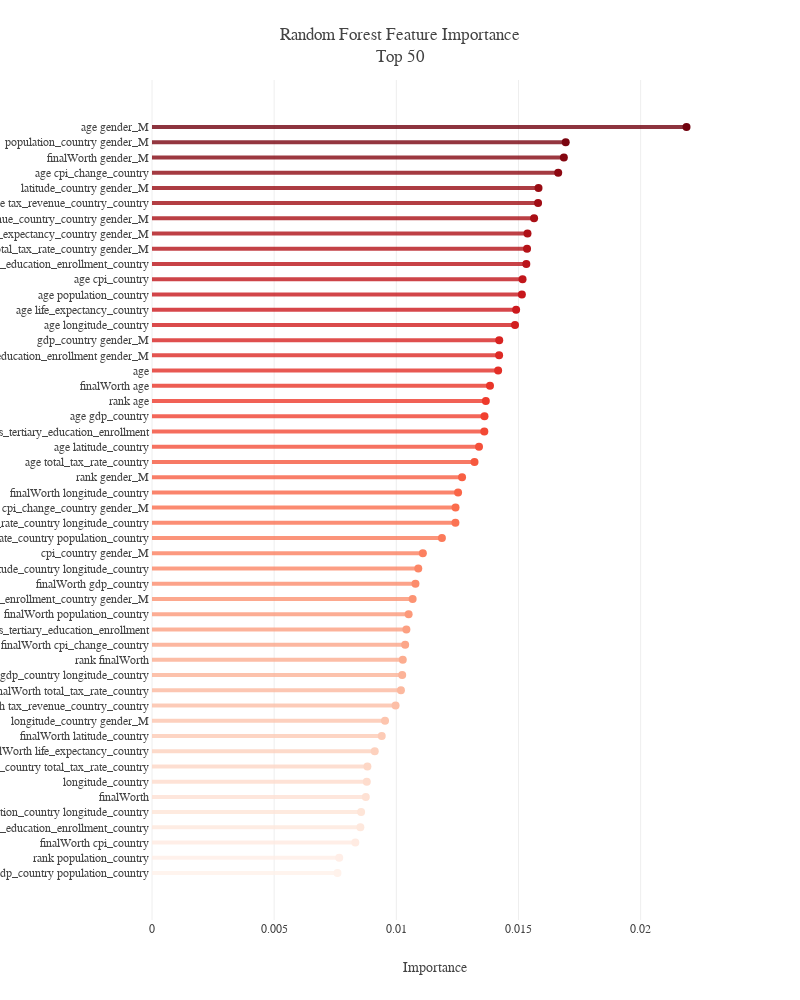

Here is the notebook cell this chart was saved with:
### Code cell
# top 50 important features

ft_importance=pd.DataFrame(index=X_pf.columns)
ft_importance['feature_importances']=best_model.feature_importances_  
ft_importance=ft_importance.feature_importances.nlargest(50).sort_values(ascending=True)

pal=sns.color_palette("Reds_r", 50).as_hex()
fig=go.Figure()
for i in range(len(ft_importance.index)):
    fig.add_shape(dict(type="line", y0=i, y1=i, x0=0, x1=ft_importance[i], 
                       line_color=pal[::-1][i],opacity=0.8,line_width=4))
fig.add_trace(go.Scatter(x=ft_importance, y=ft_importance.index, mode='markers', 
                         marker_color=pal[::-1], marker_size=8,
                         hovertemplate='%{y} Importance = %{x:.0f}<extra></extra>'))
fig.update_layout(template=temp,title='Random Forest Feature Importance<br>Top 50', 
                  margin=dict(l=150,t=80),
                  xaxis=dict(title='Importance', zeroline=False),
                  yaxis_showgrid=False, height=1000, width=800)
fig.show()

### Figure 1 — Plotly figure (JSON) as saved in the notebook; plotly's stock layout.template omitted (floating-point values rounded to 4 significant figures)
{"data": [{"hovertemplate": "%{y} Importance = %{x:.0f}<extra></extra>", "marker": {"color": ["#fff2eb", "#ffeee7", "#ffebe2", "#fee8dd", "#fee5d8", "#fee1d4", "#fedccd", "#fdd7c6", "#fdd1be", "#fdcbb6", "#fdc5ae", "#fcbfa7", "#fcb99f", "#fcb398", "#fcad90", "#fca689", "#fca082", "#fc997a", "#fc9373", "#fc8d6d", "#fc8666", "#fc8060", "#fb7a5a", "#fb7353", "#fb6d4d", "#fa6648", "#f85f43", "#f6583e", "#f4503a", "#f34935", "#f14130", "#ee3a2c", "#e93529", "#e32f27", "#dd2a25", "#d82422", "#d21f20", "#cc191e", "#c7171c", "#c1161b", "#bb141a", "#b51318", "#af1117", "#a91016", "#a10e15", "#980c13", "#8e0912", "#840711", "#7a0510", "#71020e"], "size": 8}, "mode": "markers", "type": "scatter", "x": [0.007591, 0.007663, 0.008321, 0.008528, 0.008558, 0.00875, 0.00879, 0.008816, 0.009116, 0.009402, 0.009537, 0.009969, 0.01019, 0.01024, 0.01026, 0.01036, 0.01041, 0.0105, 0.01067, 0.01078, 0.0109, 0.01108, 0.01187, 0.01242, 0.01242, 0.01253, 0.01269, 0.0132, 0.01338, 0.0136, 0.01361, 0.01366, 0.01383, 0.01417, 0.01421, 0.01421, 0.01486, 0.0149, 0.01514, 0.01517, 0.01532, 0.01535, 0.01537, 0.01564, 0.0158, 0.01582, 0.01663, 0.01686, 0.01693, 0.02188], "y": ["gdp_country population_country", "rank population_country", "finalWorth cpi_country", "finalWorth gross_primary_education_enrollment_country", "population_country longitude_country", "finalWorth", "longitude_country", "gdp_country total_tax_rate_country", "finalWorth life_expectancy_country", "finalWorth latitude_country", "longitude_country gender_M", "finalWorth tax_revenue_country_country", "finalWorth total_tax_rate_country", "gdp_country longitude_country", "rank finalWorth", "finalWorth cpi_change_country", "finalWorth gross_tertiary_education_enrollment", "finalWorth population_country", "gross_primary_education_enrollment_country gender_M", "finalWorth gdp_country", "latitude_country longitude_country", "cpi_country gender_M", "total_tax_rate_country population_country", "total_tax_rate_country longitude_country", "cpi_change_country gender_M", "finalWorth longitude_country", "rank gender_M", "age total_tax_rate_country", "age latitude_country", "age gross_tertiary_education_enrollment", "age gdp_country", "rank age", "finalWorth age", "age", "gross_tertiary_education_enrollment gender_M", "gdp_country gender_M", "age longitude_country", "age life_expectancy_country", "age population_country", "age cpi_country", "age gross_primary_education_enrollment_country", "total_tax_rate_country gender_M", "life_expectancy_country gender_M", "tax_revenue_country_country gender_M", "age tax_revenue_country_country", "latitude_country gender_M", "age cpi_change_country", "finalWorth gender_M", "population_country gender_M", "age gender_M"]}], "layout": {"height": 1000, "margin": {"l": 150, "t": 80}, "shapes": [{"line": {"color": "#fff2eb", "width": 4}, "opacity": 0.8, "type": "line", "x0": 0, "x1": 0.007591, "y0": 0, "y1": 0}, {"line": {"color": "#ffeee7", "width": 4}, "opacity": 0.8, "type": "line", "x0": 0, "x1": 0.007663, "y0": 1, "y1": 1}, {"line": {"color": "#ffebe2", "width": 4}, "opacity": 0.8, "type": "line", "x0": 0, "x1": 0.008321, "y0": 2, "y1": 2}, {"line": {"color": "#fee8dd", "width": 4}, "opacity": 0.8, "type": "line", "x0": 0, "x1": 0.008528, "y0": 3, "y1": 3}, {"line": {"color": "#fee5d8", "width": 4}, "opacity": 0.8, "type": "line", "x0": 0, "x1": 0.008558, "y0": 4, "y1": 4}, {"line": {"color": "#fee1d4", "width": 4}, "opacity": 0.8, "type": "line", "x0": 0, "x1": 0.00875, "y0": 5, "y1": 5}, {"line": {"color": "#fedccd", "width": 4}, "opacity": 0.8, "type": "line", "x0": 0, "x1": 0.00879, "y0": 6, "y1": 6}, {"line": {"color": "#fdd7c6", "width": 4}, "opacity": 0.8, "type": "line", "x0": 0, "x1": 0.008816, "y0": 7, "y1": 7}, {"line": {"color": "#fdd1be", "width": 4}, "opacity": 0.8, "type": "line", "x0": 0, "x1": 0.009116, "y0": 8, "y1": 8}, {"line": {"color": "#fdcbb6", "width": 4}, "opacity": 0.8, "type": "line", "x0": 0, "x1": 0.009402, "y0": 9, "y1": 9}, {"line": {"color": "#fdc5ae", "width": 4}, "opacity": 0.8, "type": "line", "x0": 0, "x1": 0.009537, "y0": 10, "y1": 10}, {"line": {"color": "#fcbfa7", "width": 4}, "opacity": 0.8, "type": "line", "x0": 0, "x1": 0.009969, "y0": 11, "y1": 11}, {"line": {"color": "#fcb99f", "width": 4}, "opacity": 0.8, "type": "line", "x0": 0, "x1": 0.01019, "y0": 12, "y1": 12}, {"line": {"color": "#fcb398", "width": 4}, "opacity": 0.8, "type": "line", "x0": 0, "x1": 0.01024, "y0": 13, "y1": 13}, {"line": {"color": "#fcad90", "width": 4}, "opacity": 0.8, "type": "line", "x0": 0, "x1": 0.01026, "y0": 14, "y1": 14}, {"line": {"color": "#fca689", "width": 4}, "opacity": 0.8, "type": "line", "x0": 0, "x1": 0.01036, "y0": 15, "y1": 15}, {"line": {"color": "#fca082", "width": 4}, "opacity": 0.8, "type": "line", "x0": 0, "x1": 0.01041, "y0": 16, "y1": 16}, {"line": {"color": "#fc997a", "width": 4}, "opacity": 0.8, "type": "line", "x0": 0, "x1": 0.0105, "y0": 17, "y1": 17}, {"line": {"color": "#fc9373", "width": 4}, "opacity": 0.8, "type": "line", "x0": 0, "x1": 0.01067, "y0": 18, "y1": 18}, {"line": {"color": "#fc8d6d", "width": 4}, "opacity": 0.8, "type": "line", "x0": 0, "x1": 0.01078, "y0": 19, "y1": 19}, {"line": {"color": "#fc8666", "width": 4}, "opacity": 0.8, "type": "line", "x0": 0, "x1": 0.0109, "y0": 20, "y1": 20}, {"line": {"color": "#fc8060", "width": 4}, "opacity": 0.8, "type": "line", "x0": 0, "x1": 0.01108, "y0": 21, "y1": 21}, {"line": {"color": "#fb7a5a", "width": 4}, "opacity": 0.8, "type": "line", "x0": 0, "x1": 0.01187, "y0": 22, "y1": 22}, {"line": {"color": "#fb7353", "width": 4}, "opacity": 0.8, "type": "line", "x0": 0, "x1": 0.01242, "y0": 23, "y1": 23}, {"line": {"color": "#fb6d4d", "width": 4}, "opacity": 0.8, "type": "line", "x0": 0, "x1": 0.01242, "y0": 24, "y1": 24}, {"line": {"color": "#fa6648", "width": 4}, "opacity": 0.8, "type": "line", "x0": 0, "x1": 0.01253, "y0": 25, "y1": 25}, {"line": {"color": "#f85f43", "width": 4}, "opacity": 0.8, "type": "line", "x0": 0, "x1": 0.01269, "y0": 26, "y1": 26}, {"line": {"color": "#f6583e", "width": 4}, "opacity": 0.8, "type": "line", "x0": 0, "x1": 0.0132, "y0": 27, "y1": 27}, {"line": {"color": "#f4503a", "width": 4}, "opacity": 0.8, "type": "line", "x0": 0, "x1": 0.01338, "y0": 28, "y1": 28}, {"line": {"color": "#f34935", "width": 4}, "opacity": 0.8, "type": "line", "x0": 0, "x1": 0.0136, "y0": 29, "y1": 29}, {"line": {"color": "#f14130", "width": 4}, "opacity": 0.8, "type": "line", "x0": 0, "x1": 0.01361, "y0": 30, "y1": 30}, {"line": {"color": "#ee3a2c", "width": 4}, "opacity": 0.8, "type": "line", "x0": 0, "x1": 0.01366, "y0": 31, "y1": 31}, {"line": {"color": "#e93529", "width": 4}, "opacity": 0.8, "type": "line", "x0": 0, "x1": 0.01383, "y0": 32, "y1": 32}, {"line": {"color": "#e32f27", "width": 4}, "opacity": 0.8, "type": "line", "x0": 0, "x1": 0.01417, "y0": 33, "y1": 33}, {"line": {"color": "#dd2a25", "width": 4}, "opacity": 0.8, "type": "line", "x0": 0, "x1": 0.01421, "y0": 34, "y1": 34}, {"line": {"color": "#d82422", "width": 4}, "opacity": 0.8, "type": "line", "x0": 0, "x1": 0.01421, "y0": 35, "y1": 35}, {"line": {"color": "#d21f20", "width": 4}, "opacity": 0.8, "type": "line", "x0": 0, "x1": 0.01486, "y0": 36, "y1": 36}, {"line": {"color": "#cc191e", "width": 4}, "opacity": 0.8, "type": "line", "x0": 0, "x1": 0.0149, "y0": 37, "y1": 37}, {"line": {"color": "#c7171c", "width": 4}, "opacity": 0.8, "type": "line", "x0": 0, "x1": 0.01514, "y0": 38, "y1": 38}, {"line": {"color": "#c1161b", "width": 4}, "opacity": 0.8, "type": "line", "x0": 0, "x1": 0.01517, "y0": 39, "y1": 39}, {"line": {"color": "#bb141a", "width": 4}, "opacity": 0.8, "type": "line", "x0": 0, "x1": 0.01532, "y0": 40, "y1": 40}, {"line": {"color": "#b51318", "width": 4}, "opacity": 0.8, "type": "line", "x0": 0, "x1": 0.01535, "y0": 41, "y1": 41}, {"line": {"color": "#af1117", "width": 4}, "opacity": 0.8, "type": "line", "x0": 0, "x1": 0.01537, "y0": 42, "y1": 42}, {"line": {"color": "#a91016", "width": 4}, "opacity": 0.8, "type": "line", "x0": 0, "x1": 0.01564, "y0": 43, "y1": 43}, {"line": {"color": "#a10e15", "width": 4}, "opacity": 0.8, "type": "line", "x0": 0, "x1": 0.0158, "y0": 44, "y1": 44}, {"line": {"color": "#980c13", "width": 4}, "opacity": 0.8, "type": "line", "x0": 0, "x1": 0.01582, "y0": 45, "y1": 45}, {"line": {"color": "#8e0912", "width": 4}, "opacity": 0.8, "type": "line", "x0": 0, "x1": 0.01663, "y0": 46, "y1": 46}, {"line": {"color": "#840711", "width": 4}, "opacity": 0.8, "type": "line", "x0": 0, "x1": 0.01686, "y0": 47, "y1": 47}, {"line": {"color": "#7a0510", "width": 4}, "opacity": 0.8, "type": "line", "x0": 0, "x1": 0.01693, "y0": 48, "y1": 48}, {"line": {"color": "#71020e", "width": 4}, "opacity": 0.8, "type": "line", "x0": 0, "x1": 0.02188, "y0": 49, "y1": 49}], "title": {"text": "Random Forest Feature Importance<br>Top 50"}, "width": 800, "xaxis": {"title": {"text": "Importance"}, "zeroline": false}, "yaxis": {"showgrid": false}}}
